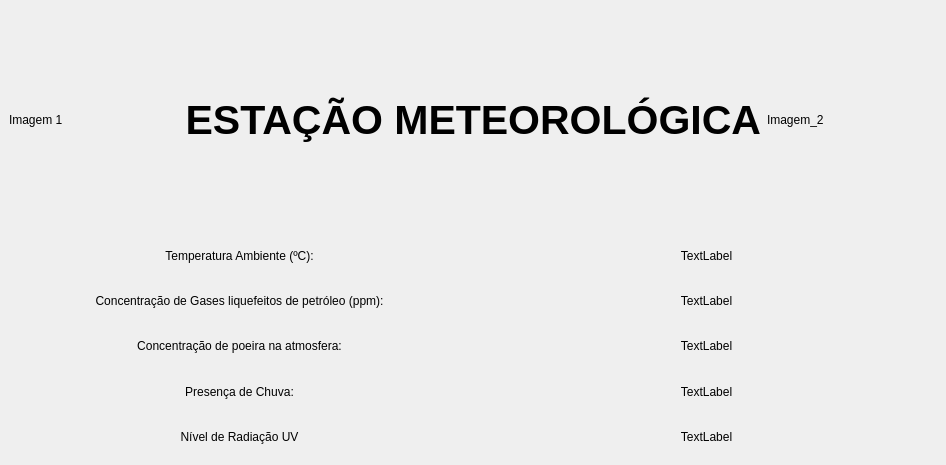
<?xml version="1.0" encoding="UTF-8"?>
<ui version="4.0">
 <class>MainWindow</class>
 <widget class="QMainWindow" name="MainWindow">
  <property name="geometry">
   <rect>
    <x>0</x>
    <y>0</y>
    <width>946</width>
    <height>465</height>
   </rect>
  </property>
  <property name="minimumSize">
   <size>
    <width>946</width>
    <height>465</height>
   </size>
  </property>
  <property name="maximumSize">
   <size>
    <width>946</width>
    <height>465</height>
   </size>
  </property>
  <property name="windowTitle">
   <string>Estação Meteorológica</string>
  </property>
  <widget class="QWidget" name="centralwidget">
   <layout class="QGridLayout" name="gridLayout_2">
    <item row="1" column="0">
     <layout class="QGridLayout" name="gridLayout">
      <item row="1" column="0">
       <widget class="QLabel" name="gases_label">
        <property name="text">
         <string>Concentração de Gases liquefeitos de petróleo (ppm):</string>
        </property>
        <property name="alignment">
         <set>Qt::AlignCenter</set>
        </property>
       </widget>
      </item>
      <item row="0" column="1">
       <widget class="QLabel" name="valor_temperatura_label">
        <property name="text">
         <string>TextLabel</string>
        </property>
        <property name="alignment">
         <set>Qt::AlignCenter</set>
        </property>
       </widget>
      </item>
      <item row="4" column="1">
       <widget class="QLabel" name="valor_UV_label">
        <property name="text">
         <string>TextLabel</string>
        </property>
        <property name="alignment">
         <set>Qt::AlignCenter</set>
        </property>
       </widget>
      </item>
      <item row="0" column="0">
       <widget class="QLabel" name="temperatura_label">
        <property name="text">
         <string>Temperatura Ambiente (ºC):</string>
        </property>
        <property name="alignment">
         <set>Qt::AlignCenter</set>
        </property>
       </widget>
      </item>
      <item row="2" column="1">
       <widget class="QLabel" name="valor_poeira_label">
        <property name="text">
         <string>TextLabel</string>
        </property>
        <property name="alignment">
         <set>Qt::AlignCenter</set>
        </property>
       </widget>
      </item>
      <item row="2" column="0">
       <widget class="QLabel" name="poeira_label">
        <property name="text">
         <string>Concentração de poeira na atmosfera:</string>
        </property>
        <property name="alignment">
         <set>Qt::AlignCenter</set>
        </property>
       </widget>
      </item>
      <item row="1" column="1">
       <widget class="QLabel" name="valor_gases_label">
        <property name="text">
         <string>TextLabel</string>
        </property>
        <property name="alignment">
         <set>Qt::AlignCenter</set>
        </property>
       </widget>
      </item>
      <item row="3" column="1">
       <widget class="QLabel" name="presenca_chuva_label">
        <property name="text">
         <string>TextLabel</string>
        </property>
        <property name="alignment">
         <set>Qt::AlignCenter</set>
        </property>
       </widget>
      </item>
      <item row="3" column="0">
       <widget class="QLabel" name="chuva_label">
        <property name="text">
         <string>Presença de Chuva:</string>
        </property>
        <property name="alignment">
         <set>Qt::AlignCenter</set>
        </property>
       </widget>
      </item>
      <item row="4" column="0">
       <widget class="QLabel" name="UV_label">
        <property name="text">
         <string>Nível de Radiação UV</string>
        </property>
        <property name="alignment">
         <set>Qt::AlignCenter</set>
        </property>
       </widget>
      </item>
     </layout>
    </item>
    <item row="0" column="0">
     <layout class="QHBoxLayout" name="horizontalLayout">
      <item>
       <widget class="QLabel" name="imagem_1_label">
        <property name="text">
         <string>Imagem 1</string>
        </property>
       </widget>
      </item>
      <item>
       <widget class="QLabel" name="titulo_label">
        <property name="font">
         <font>
          <pointsize>31</pointsize>
          <weight>75</weight>
          <bold>true</bold>
         </font>
        </property>
        <property name="text">
         <string>ESTAÇÃO METEOROLÓGICA</string>
        </property>
        <property name="alignment">
         <set>Qt::AlignRight|Qt::AlignTrailing|Qt::AlignVCenter</set>
        </property>
       </widget>
      </item>
      <item>
       <widget class="QLabel" name="imagem_2_label">
        <property name="text">
         <string>Imagem_2</string>
        </property>
       </widget>
      </item>
     </layout>
    </item>
   </layout>
  </widget>
  <widget class="QMenuBar" name="menubar">
   <property name="geometry">
    <rect>
     <x>0</x>
     <y>0</y>
     <width>946</width>
     <height>22</height>
    </rect>
   </property>
  </widget>
 </widget>
 <resources/>
 <connections/>
</ui>
